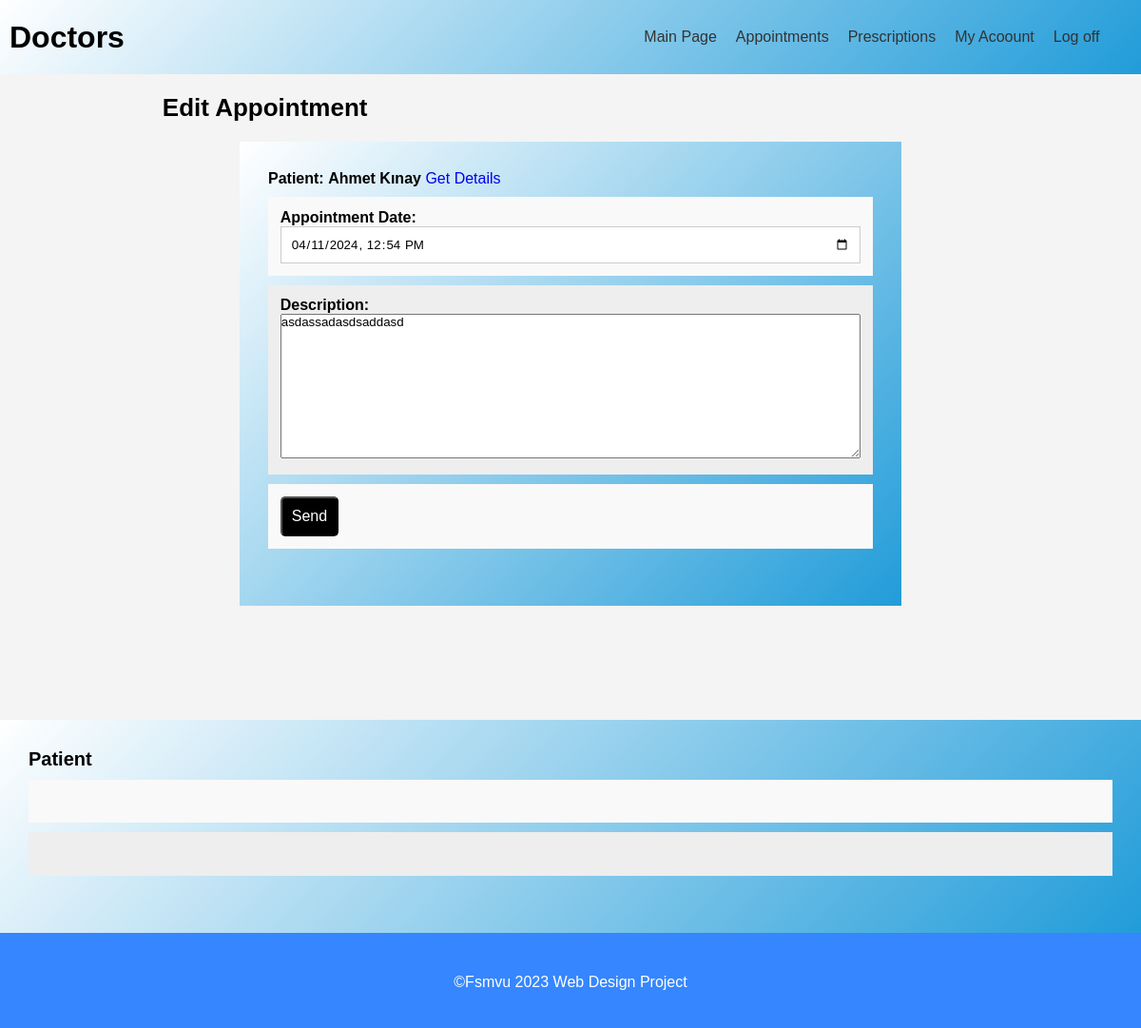
The page /Appointments/Edit/5/ (signed in) on the database as committed earlier.
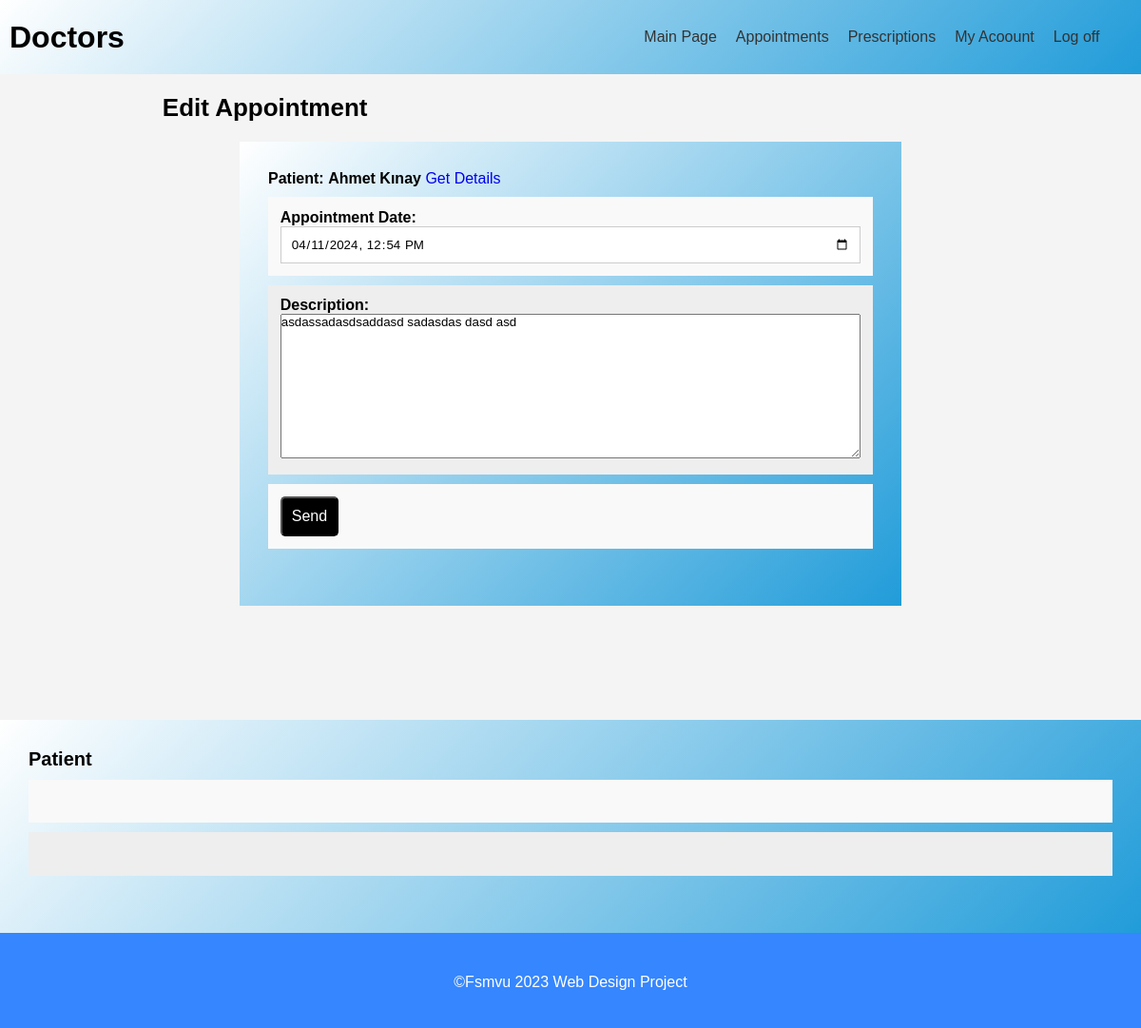
The same page on the database as committed later.
### appointment/models.py (models this page shows, shortened)
class Appointment(models.Model):
    ID = models.BigAutoField(primary_key=True)
    Description = models.TextField(verbose_name="Description")
    AppointmentDate = models.DateTimeField(verbose_name="Appointment Date")
    DoctorID = models.ForeignKey(Doctor,on_delete=models.PROTECT,verbose_name="Doctor")
    PatientID = models.ForeignKey(Patient,on_delete=models.PROTECT, verbose_name="Patient")
    class Meta:
        db_table = "appointment"

### patient/models.py (models this page shows, shortened)
class Patient(models.Model):
    ID = models.BigAutoField(primary_key=True)
    User = models.ForeignKey(settings.AUTH_USER_MODEL,on_delete=models.CASCADE,blank=True, null=True)
    DateOfBirth = models.DateField(verbose_name="Date of Birth")
    Gender = models.CharField(max_length=1, choices=GENDER_CHOICES)
    Blood_Group = models.CharField(max_length = 20,  choices = BLOOD_GROUPS, default = '1',verbose_name="Blood Group")
    Address =models.TextField()
    Phone = models.CharField(max_length=11)
    class Meta:
        db_table = "patient"

### appointment/views.py (the view)
# urls.py: path('Edit/<int:id>/',views.edit,name="Edit Appointment"),
@login_required
@user_passes_test(lambda u: is_member(u,["Admin","Patient","Doctor"]))
def edit(request,id):
    context ={}
    obj = get_object_or_404(Appointment, ID= id)
    form = AppointmentForm(request.POST or None, instance = obj)
    if form.is_valid():
        form.save()
        return HttpResponseRedirect("/Appointments/")
    context["form"] = form
    return render(request, "appointment/edit.html", context)

### appointment/forms.py
class AppointmentForm(forms.ModelForm):
    class Meta:
        model = Appointment
        fields = [
            "DoctorID",
            "AppointmentDate",
            "Description",
            "PatientID"
        ]
        widgets = {
            'Description': forms.Textarea(attrs={'class': 'form-control','style':'width: 100%'}),
            'AppointmentDate': forms.DateInput(
                format=('%Y-%m-%d %H:%M:%S'),
                attrs={'class': 'form-control',
                       'placeholder': 'Select a date',
                       'type': 'datetime-local'
                      }),
            'PatientID': forms.HiddenInput()
        }

### appointment/views.py (called while the page is built)
def is_member(user, listgroup):
    return user.groups.filter(name__in=listgroup).exists()

### appointment/templates/appointment/edit.html (shortened to what this page needs)
{% extends 'management_base.html' %}
{% load static %}
{% block content %}
  <form method="post">
    <section id="ozel-sayfa">
      <h2 style="margin-left: 13%;">Edit Appointment</h2>
      <div class="container" style="display:block">
        <div class="kisisel-bilgiler" style="width:initial">
          {% for group in request.user.groups.all %}
            {% if group.name == 'Doctor' %}
              <div class="form-group">
                <label for="doktor-id">Patient:</label>
                <label for="Patient_One">{{ form.instance.PatientID.User.first_name }} {{ form.instance.PatientID.User.last_name }}</label>
                <a href="/Patients/Details/1" class="getDetails">Get Details</a>
              </div>
            {% else %}
              <div class="form-group">
                <label for="doctor-id">Doctor:</label>
                <label for="Doctor">{{ form.instance.DoctorID.User.first_name }} {{ form.instance.DoctorID.User.last_name }}</label>
                <a href="/Doctors/Details/{{ form.instance.DoctorID.ID }}" class="getDetails">Get Details</a>
              </div>
            {% endif %}
          {% endfor %}
          <ul>
            {% for field in form %}
              {% if field.auto_id != 'id_DoctorID' and field.auto_id != 'id_PatientID' %}
                {% if field.field.widget.is_hidden %}
                  {{ field }}
                {% else %}
                  <li>
                    {{ field.label_tag }}
                    {{ field }}
                  </li>
                {% endif %}
              {% endif %}
            {% endfor %}
            <li>
              <button type="submit">Send</button>
            </li>
          </ul>
        </div>
      </div>
    </section>
  </form>
  <div id="ex1" class="modal">
    <section id="ozel-sayfa" style="padding:0;margin-bottom:0">
      <div class="container" style="max-width:initial">
        {% for group in request.user.groups.all %}
          {% if group.name == 'Doctor' %}
            <div class="kisisel-bilgiler" style="width:100%">
              <h3>Patient</h3>
              <ul>
                <li class="patientNameSurname"></li>
                <li class="patientBlood"></li>
              </ul>
            </div>
          {% endif %}
        {% endfor %}
      </div>
    </section>
  </div>
{% endblock %}

Rows that differ between the two databases and show on the page:
changed Appointment "Ahmet": Description "asdassadasdsaddasd" → "asdassadasdsaddasd sadasdas dasd asd"
